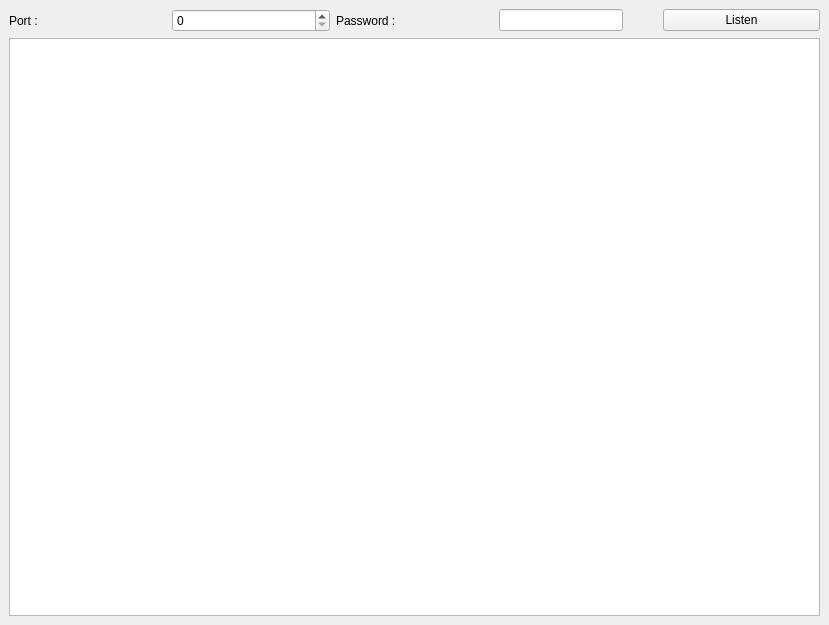
<?xml version="1.0" encoding="UTF-8"?>
<ui version="4.0">
 <class>MainWindow</class>
 <widget class="QMainWindow" name="MainWindow">
  <property name="geometry">
   <rect>
    <x>0</x>
    <y>0</y>
    <width>829</width>
    <height>625</height>
   </rect>
  </property>
  <property name="windowTitle">
   <string>Mirador Server</string>
  </property>
  <widget class="QWidget" name="centralwidget">
   <layout class="QGridLayout" name="gridLayout">
    <item row="0" column="0">
     <layout class="QVBoxLayout" name="verticalLayout">
      <property name="sizeConstraint">
       <enum>QLayout::SetDefaultConstraint</enum>
      </property>
      <item>
       <layout class="QHBoxLayout" name="horizontalLayout">
        <item>
         <widget class="QLabel" name="label">
          <property name="text">
           <string>Port : </string>
          </property>
         </widget>
        </item>
        <item>
         <widget class="QSpinBox" name="portListen">
          <property name="maximum">
           <number>65535</number>
          </property>
         </widget>
        </item>
        <item>
         <widget class="QLabel" name="label_2">
          <property name="text">
           <string>Password :</string>
          </property>
         </widget>
        </item>
        <item alignment="Qt::AlignLeft">
         <widget class="QLineEdit" name="lineEdit">
          <property name="sizePolicy">
           <sizepolicy hsizetype="Ignored" vsizetype="Fixed">
            <horstretch>0</horstretch>
            <verstretch>0</verstretch>
           </sizepolicy>
          </property>
          <property name="minimumSize">
           <size>
            <width>124</width>
            <height>0</height>
           </size>
          </property>
          <property name="frame">
           <bool>true</bool>
          </property>
          <property name="echoMode">
           <enum>QLineEdit::Password</enum>
          </property>
         </widget>
        </item>
        <item>
         <widget class="QPushButton" name="listenBut">
          <property name="text">
           <string>Listen</string>
          </property>
         </widget>
        </item>
       </layout>
      </item>
      <item>
       <widget class="QListWidget" name="listWidget"/>
      </item>
     </layout>
    </item>
   </layout>
  </widget>
 </widget>
 <tabstops>
  <tabstop>lineEdit</tabstop>
  <tabstop>listWidget</tabstop>
  <tabstop>listenBut</tabstop>
  <tabstop>listenBut</tabstop>
  <tabstop>lineEdit</tabstop>
  <tabstop>portListen</tabstop>
  <tabstop>portListen</tabstop>
 </tabstops>
 <resources/>
 <connections/>
</ui>
